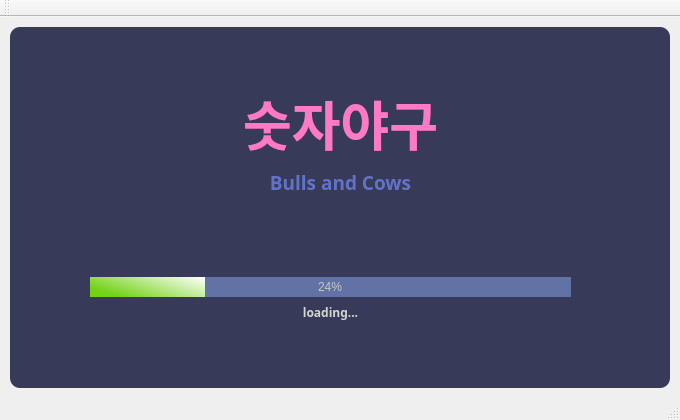
<?xml version="1.0" encoding="UTF-8"?>
<ui version="4.0">
 <class>MainWindow</class>
 <widget class="QMainWindow" name="MainWindow">
  <property name="geometry">
   <rect>
    <x>0</x>
    <y>0</y>
    <width>680</width>
    <height>420</height>
   </rect>
  </property>
  <property name="windowTitle">
   <string>MainWindow</string>
  </property>
  <widget class="QWidget" name="centralwidget">
   <layout class="QVBoxLayout" name="verticalLayout">
    <property name="leftMargin">
     <number>10</number>
    </property>
    <property name="topMargin">
     <number>10</number>
    </property>
    <property name="rightMargin">
     <number>10</number>
    </property>
    <property name="bottomMargin">
     <number>10</number>
    </property>
    <item>
     <widget class="QFrame" name="dropshadowframe">
      <property name="styleSheet">
       <string notr="true">QFrame{

background-color: rgb(56, 58, 89);
color: rgb(220, 220, 200);
border-radius:10px;
}</string>
      </property>
      <property name="frameShape">
       <enum>QFrame::StyledPanel</enum>
      </property>
      <property name="frameShadow">
       <enum>QFrame::Raised</enum>
      </property>
      <widget class="QLabel" name="label">
       <property name="geometry">
        <rect>
         <x>160</x>
         <y>50</y>
         <width>341</width>
         <height>91</height>
        </rect>
       </property>
       <property name="font">
        <font>
         <family>Sans Serif</family>
         <pointsize>40</pointsize>
         <weight>75</weight>
         <bold>true</bold>
        </font>
       </property>
       <property name="styleSheet">
        <string notr="true">color:rgb(254,  121, 198);</string>
       </property>
       <property name="text">
        <string>숫자야구</string>
       </property>
       <property name="alignment">
        <set>Qt::AlignCenter</set>
       </property>
      </widget>
      <widget class="QLabel" name="label_2">
       <property name="geometry">
        <rect>
         <x>160</x>
         <y>140</y>
         <width>341</width>
         <height>31</height>
        </rect>
       </property>
       <property name="font">
        <font>
         <family>Sans Serif</family>
         <pointsize>14</pointsize>
         <weight>75</weight>
         <bold>true</bold>
        </font>
       </property>
       <property name="styleSheet">
        <string notr="true">color:rgb(98,  114, 198);</string>
       </property>
       <property name="text">
        <string>Bulls and Cows</string>
       </property>
       <property name="alignment">
        <set>Qt::AlignCenter</set>
       </property>
      </widget>
      <widget class="QProgressBar" name="progressBar">
       <property name="geometry">
        <rect>
         <x>80</x>
         <y>250</y>
         <width>481</width>
         <height>20</height>
        </rect>
       </property>
       <property name="styleSheet">
        <string notr="true">QProgressBar{
background-color: rgb(98, 114, 164);
color:rgb(200, 200, 200);
border-style: none;
text-align:center;
}
QProgressBar::chunk{
background-color: qlineargradient(spread:pad, x1:0, y1:0.54, x2:1, y2:0, stop:0.00862069 rgba(115, 210, 22, 255), stop:1 rgba(255, 255, 255, 255));
}
</string>
       </property>
       <property name="value">
        <number>24</number>
       </property>
      </widget>
      <widget class="QLabel" name="label_3">
       <property name="geometry">
        <rect>
         <x>150</x>
         <y>270</y>
         <width>341</width>
         <height>31</height>
        </rect>
       </property>
       <property name="font">
        <font>
         <family>Sans Serif</family>
         <pointsize>9</pointsize>
         <weight>75</weight>
         <bold>true</bold>
        </font>
       </property>
       <property name="styleSheet">
        <string notr="true">color: rgb(211, 215, 207);</string>
       </property>
       <property name="text">
        <string>loading...</string>
       </property>
       <property name="alignment">
        <set>Qt::AlignCenter</set>
       </property>
      </widget>
     </widget>
    </item>
   </layout>
  </widget>
  <widget class="QStatusBar" name="statusbar"/>
  <widget class="QToolBar" name="toolBar">
   <property name="windowTitle">
    <string>toolBar</string>
   </property>
   <attribute name="toolBarArea">
    <enum>TopToolBarArea</enum>
   </attribute>
   <attribute name="toolBarBreak">
    <bool>false</bool>
   </attribute>
  </widget>
 </widget>
 <resources/>
 <connections/>
</ui>
